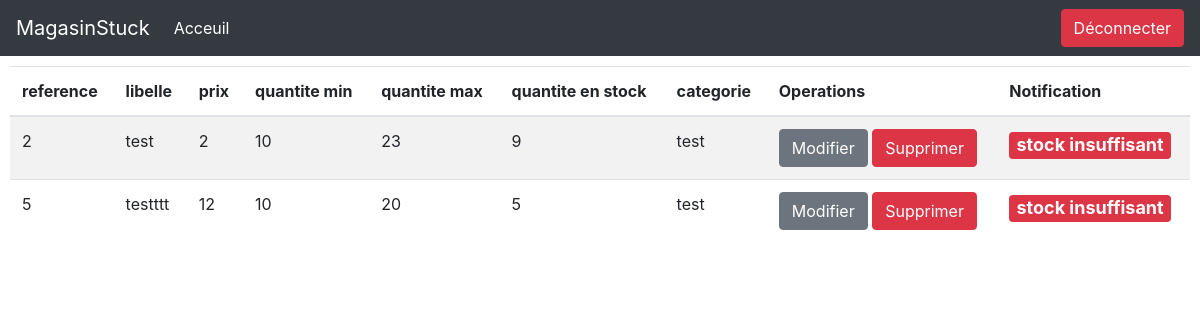
/categorie.php?categorie=test, run on the app's committed database.
### tables this page shows
CREATE TABLE `produit` (
  `reference` int(11) NOT NULL,
  `libelle` varchar(20) NOT NULL,
  `prix_unitaire` int(11) NOT NULL,
  `quantite_min` int(11) NOT NULL,
  `quantite_max` int(20) NOT NULL,
  `quantite_stock` int(11) NOT NULL,
  `categorie` varchar(20) NOT NULL
);

### categorie.php (the view, shortened to what this page needs)
<!DOCTYPE html>
<html lang="en">
<head>
</head>
<body>
<!DOCTYPE html>
<html lang="en">
<head>
<link rel="stylesheet" href="https://stackpath.bootstrapcdn.com/bootstrap/4.5.2/css/bootstrap.min.css">
<link rel="stylesheet" href="https://maxcdn.bootstrapcdn.com/font-awesome/4.7.0/css/font-awesome.min.css">
</head>
<body>
<nav class="navbar navbar-expand-lg navbar-dark bg-dark   ">
  <a class="navbar-brand" href="dashbord.php">MagasinStuck</a>
  <div class="collapse navbar-collapse" id="navbarSupportedContent">
    <ul class="navbar-nav mr-auto">
      <li class="nav-item active">
        <a class="nav-link" href="dashbord.php">Acceuil <span class="sr-only">(current)</span></a>
      </li>
    </ul>
    <form class="form-inline my-2 my-lg-0" action="http://localhost/mydata/index.php">
      <button class="btn btn-danger my-2 my-sm-0" type="submit">Déconnecter</button>
    </form>
  </div>
</nav>
<div class="table-wrapper" style="background-color:white;border-radius: 10px;padding:10px;">
            <table class="table table-striped table-hover" id="myTable">
                <thead style="background-color:white;">
                    <tr>
                        <th>reference</th>
                        <th>libelle</th>
                        <th>prix</th>
                        <th>quantite min</th>
                        <th>quantite max</th>
                        <th>quantite en stock</th>
                        <th>categorie</th>
                        <th>Operations</th>
                        <th>Notification</th>
                        </tr>
                </thead>
                <?php
$conn = mysqli_connect("localhost","root","","mydata");
              $categorie = $_GET['categorie'];
              $sql = "SELECT *  FROM produit WHERE categorie='$categorie'";
              $result = $conn-> query($sql);
              if($result-> num_rows > 0){
                  while ($row = $result-> fetch_assoc()){
                      ?>
            <td ><?php echo $row["reference"] ?></td>
              <td ><?php echo $row["libelle"] ?></td>
              <td ><?php echo $row["prix_unitaire"] ?></td>
              <td ><?php echo $row["quantite_min"] ?></td>
              <td ><?php echo $row["quantite_max"] ?></td>
              <td ><?php echo $row["quantite_stock"] ?></td>
              <td ><?php echo $row["categorie"] ?></td>
              <td>
              <a href="" class="edit" > <a name="" id="" class="btn btn-secondary" href='update.php?id=<?php echo$row["reference"]?>' role="button">Modifier</a>  </a>
              <a href="" class="delete" name="reference"> <a name="" id="" class="btn btn-danger" href='deletecategorie.php?id=<?php echo$row["reference"]?>' role="button">Supprimer</a> </a></td>
              <td><?php
              if($row["quantite_stock"]<$row["quantite_min"]){
                echo "<h4><span class='badge badge-danger'>stock insuffisant</span></h1>";
              }
              ?></td>
              <?php
}
              }
              ?>
            </table>
    </div>
</body>
</html>

### data on the page
produit: reference "2", libelle "test", prix_unitaire "2", quantite_min "10", quantite_max "23", quantite_stock "9", categorie "test", shows "stock insuffisant"
produit: reference "5", libelle "testttt", prix_unitaire "12", quantite_min "10", quantite_max "20", quantite_stock "5", categorie "test", shows "stock insuffisant"
